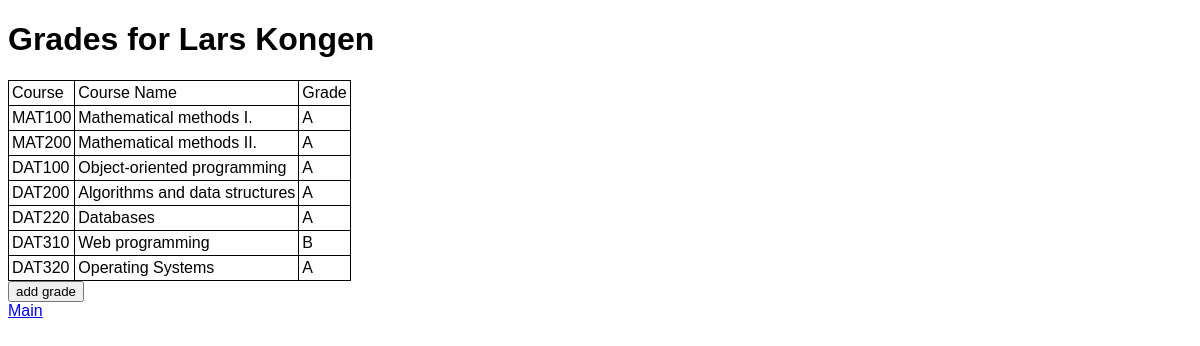
The app's page /students/333333 with its own data.
### tables this page shows
CREATE TABLE students (
                                student_no INTEGER PRIMARY KEY,
                                name TEXT NOT NULL
                            );

CREATE TABLE grades (
                                id INTEGER PRIMARY KEY,
                                student_no INTEGER NOT NULL,
                                course_id TEXT NOT NULL,
                                grade TEXT NOT NULL,
                                FOREIGN KEY (student_no) REFERENCES students (student_no),
                                FOREIGN KEY (course_id) REFERENCES courses (id)
                            );

CREATE TABLE courses (
                                id TEXT PRIMARY KEY,
                                name TEXT
                            );

### app.py (the view)
@app.route("/students/<student_no>", methods=("POST", "GET"))
def student(student_no):
    conn = get_db()
    return render_template("student.html", grades=select_grades(conn), students=select_students(conn), courses=select_courses(conn), student_no = student_no)

### app.py (called while the page is built)
def get_db():
    db = getattr(g, '_database', None)
    if db is None:
        db = g._database = sqlite3.connect(DATABASE)
    return db

@app.teardown_appcontext
def close_connection(exception):
    db = getattr(g, '_database', None)
    if db is not None:
        db.close()

### setup_db.py (called while the page is built)
def select_students(conn):
    cur = conn.cursor()
    cur.execute("SELECT student_no, name FROM students")
    students = []
    for (student_no, name) in cur:
        students.append({
            "student_no": student_no,
            "name": name
            })
    return students

def select_courses(conn):
    cur = conn.cursor()
    cur.execute("SELECT id, name FROM courses")
    courses = []
    for (id,name) in cur:
        courses.append({
            "course_id": id,
            "name": name
            })
    return courses

def select_grades(conn):
    cur = conn.cursor()
    cur.execute("SELECT student_no, course_id, grade FROM grades")
    grades = []
    for (nr,id,grade) in cur:
        grades.append({
            "student_no": nr,
            "course_id": id,
            "grade": grade
            })
    return grades

### templates/student.html (shortened to what this page needs)
{% extends "base.html" %} {% block content %}
<div id="container">
    {% for student in students %} {% if student.student_no|string == student_no %}
    <h1>Grades for {{ student.name }}</h1>
    {% endif %} {% endfor %}
    <table>
        <thead>
            <tr>
                <td>Course</td>
                <td>Course Name</td>
                <td>Grade</td>
            </tr>
        </thead>
        <tbody>
            {% for grade in grades %} {% if grade.student_no|string == student_no %}
            <tr>
                <td>{{ grade.course_id }}</td>
                {% for course in courses %} {% if grade.course_id == course.course_id %}
                <td>{{ course.name }}</td>
                {% endif %} {% endfor %}
                <td>{{ grade.grade }}</td>
            </tr>
            {% endif %} {% endfor %}
        </tbody>
    </table>
    <form action="/add_grade_student/{{student_no}}" method="GET">
        <input type="submit" value="add grade">
    </form>
</div>
{% endblock %}

### static/style.css (style rules this page uses)
* { font-family: Verdana, Arial, sans-serif; }
table { border-collapse: collapse; }
td, th { border: 1px solid black; padding: 3px; }

### records on screen
students: name "Lars Kongen"
grades: course_id "MAT100", grade "A"
courses: name "Mathematical methods I."
grades: course_id "MAT200", grade "A"
courses: name "Mathematical methods II."
grades: course_id "DAT100", grade "A"
courses: name "Object-oriented programming"
grades: course_id "DAT200", grade "A"
courses: name "Algorithms and data structures"
grades: course_id "DAT220", grade "A"
courses: name "Databases"
grades: course_id "DAT310", grade "B"
courses: name "Web programming"
grades: course_id "DAT320", grade "A"
courses: name "Operating Systems"
